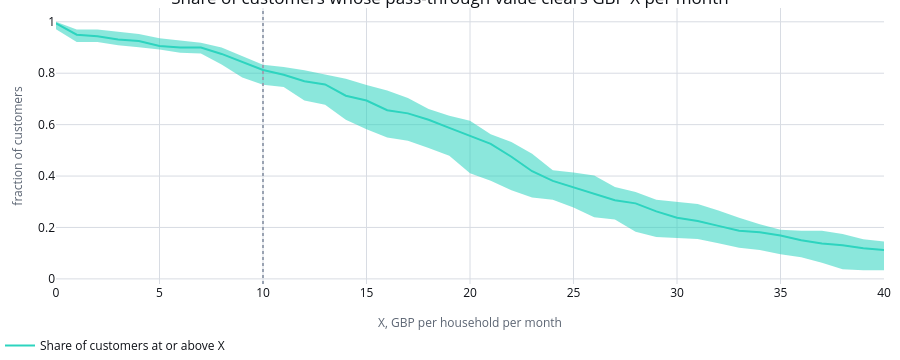

The notebook cell saved with this chart:
### Code cell
EXCEEDANCE_THRESHOLD_TRY_IT = 10  # GBP per household per month; the lens default
exceedance_fleet = base.household_value_exceedance.query("group_id == 'fleet'")
share_rows = exceedance_fleet.query("metric == 'share_at_or_above'").sort_values(
    "threshold_gbp_per_month"
)

exceedance_figure = go.Figure()
band_and_line(
    exceedance_figure,
    share_rows["threshold_gbp_per_month"],
    share_rows["p10"],
    share_rows["p50"],
    share_rows["p90"],
    name="Share of customers at or above X",
    colour=SERIES_COLOURS["selected"],
)
exceedance_figure.add_vline(x=EXCEEDANCE_THRESHOLD_TRY_IT, line={"color": MUTED_INK, "dash": "dot"})
exceedance_figure.update_layout(
    title="Share of customers whose pass-through value clears GBP X per month",
    xaxis_title="X, GBP per household per month",
    yaxis_title="fraction of customers",
)
apply_notebook_style(exceedance_figure, height=360)

### Figure 1 — Plotly figure (JSON) as saved in the notebook; plotly's stock layout.template omitted (floating-point values rounded to 4 significant figures)
{"data": [{"hoverinfo": "skip", "legendgroup": "Share of customers at or above X", "line": {"color": "#2DD4BF", "width": 0}, "mode": "lines", "name": "Share of customers at or above X", "showlegend": false, "x": [0, 1, 2, 3, 4, 5, 6, 7, 8, 9, 10, 11, 12, 13, 14, 15, 16, 17, 18, 19, 20, 21, 22, 23, 24, 25, 26, 27, 28, 29, 30, 31, 32, 33, 34, 35, 36, 37, 38, 39, 40], "y": [0.9712, 0.9213, 0.9213, 0.9087, 0.9012, 0.8925, 0.88, 0.8762, 0.8337, 0.7837, 0.755, 0.7462, 0.6937, 0.6775, 0.6187, 0.5825, 0.55, 0.5375, 0.5088, 0.4788, 0.4113, 0.3813, 0.345, 0.3162, 0.3075, 0.2775, 0.24, 0.2313, 0.1837, 0.1625, 0.1588, 0.155, 0.1388, 0.1212, 0.1125, 0.09625, 0.08375, 0.0625, 0.0375, 0.03375, 0.03375], "type": "scatter"}, {"fill": "tonexty", "fillcolor": "rgba(45,212,191,0.55)", "hoverinfo": "skip", "legendgroup": "Share of customers at or above X", "line": {"color": "#2DD4BF", "width": 0}, "mode": "lines", "name": "Share of customers at or above X", "showlegend": false, "x": [0, 1, 2, 3, 4, 5, 6, 7, 8, 9, 10, 11, 12, 13, 14, 15, 16, 17, 18, 19, 20, 21, 22, 23, 24, 25, 26, 27, 28, 29, 30, 31, 32, 33, 34, 35, 36, 37, 38, 39, 40], "y": [1.0, 0.97, 0.97, 0.9612, 0.9525, 0.9363, 0.9275, 0.9187, 0.9, 0.8663, 0.8325, 0.8237, 0.8113, 0.795, 0.7788, 0.7538, 0.7325, 0.7037, 0.6613, 0.635, 0.615, 0.5625, 0.5325, 0.4862, 0.4225, 0.4138, 0.4025, 0.3575, 0.3375, 0.3075, 0.3, 0.2912, 0.2662, 0.2375, 0.2125, 0.1913, 0.1875, 0.1875, 0.175, 0.1537, 0.145], "type": "scatter"}, {"legendgroup": "Share of customers at or above X", "line": {"color": "#2DD4BF", "dash": "solid", "width": 2.0}, "mode": "lines", "name": "Share of customers at or above X", "showlegend": true, "x": [0, 1, 2, 3, 4, 5, 6, 7, 8, 9, 10, 11, 12, 13, 14, 15, 16, 17, 18, 19, 20, 21, 22, 23, 24, 25, 26, 27, 28, 29, 30, 31, 32, 33, 34, 35, 36, 37, 38, 39, 40], "y": [0.9938, 0.95, 0.9437, 0.9313, 0.925, 0.9062, 0.9, 0.9, 0.875, 0.8438, 0.8125, 0.7937, 0.7688, 0.7562, 0.7125, 0.6937, 0.6562, 0.6438, 0.6188, 0.5875, 0.5563, 0.525, 0.475, 0.4187, 0.3812, 0.3562, 0.3312, 0.3063, 0.2937, 0.2625, 0.2375, 0.225, 0.2062, 0.1875, 0.1812, 0.1688, 0.15, 0.1375, 0.1313, 0.1188, 0.1125], "type": "scatter"}], "layout": {"shapes": [{"line": {"color": "#9AA3B2", "dash": "dot"}, "type": "line", "x0": 10, "x1": 10, "xref": "x", "y0": 0, "y1": 1, "yref": "y domain"}], "title": {"text": "Share of customers whose pass-through value clears GBP X per month"}, "xaxis": {"title": {"text": "X, GBP per household per month"}}, "yaxis": {"title": {"text": "fraction of customers"}}, "margin": {"b": 76}, "height": 360, "paper_bgcolor": "#FFFFFF", "plot_bgcolor": "#FFFFFF"}}
